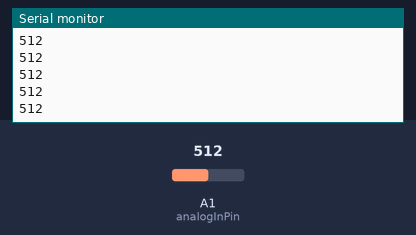
The sketch below on a simulated Arduino Uno, built with avr-gcc and run on an emulated ATmega328P. Shown: the last lines printed to the serial monitor. The test bench sets the inputs (shaded band); at power-on: A1 (analogInPin) = 512.

Above: at 1.2 s.
1.3 s: A1 (analogInPin) set to 716
At 2.0 s:
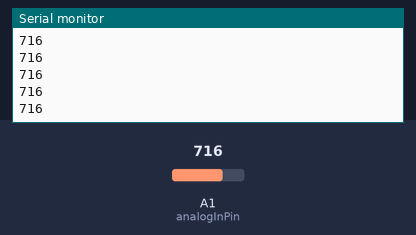
2.8 s: A1 (analogInPin) set to 900
At 3.4 s:
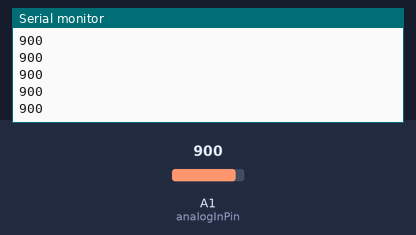
Timing chart, 0 to 5.8 s (numbered marks = the images above; inputs shaded):
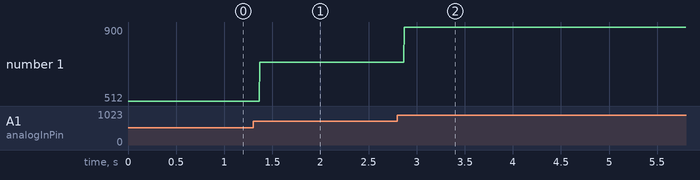

Measured:
- after the input at 1.3 s, the serial monitor: prints a new line after 0.07 s (image 1)
- after the input at 2.8 s, the serial monitor: prints a new line after 0.07 s (image 2)
- plotted number 1: 512 → 716 after the input at 1.3 s, 716 → 900 after the input at 2.8 s

The sketch:

testSensor.ino.ino
```cpp
/*
  3D scaner with infared sensor and two servo motors

  The motors will tilt and pan the sensor to take an image of the object and transmit to to a Matlab script that uses the data to plot.

  Created 20 Sep. 2017

*/
#include "Servo.h" // Included the Servo library

const int analogInPin = A1;  // Analog input pin that the sensor is attached to

Servo topServo;

int posTop = 0;              // Inital top servo position

float sensorValue = 0;        // value read from the pot
int outputValue1 = 0;        // value output to the PWM (analog out)
int outputValue2 = 0;        // value output to the PWM (analog out)

// Out 1 is for the base motor
// Out 2 is for the top motor

void setup() {
  // initialize serial communications at 9600 bps:
  Serial.begin(9600);
}


void loop() {
    int read1 = 0;

    // initalizing average reading variables

        read1 = SensorRead();
        Serial.println(read1);

}
int SensorRead() {
  // read the analog in value:
  sensorValue = analogRead(analogInPin);
  return sensorValue;
}
```
